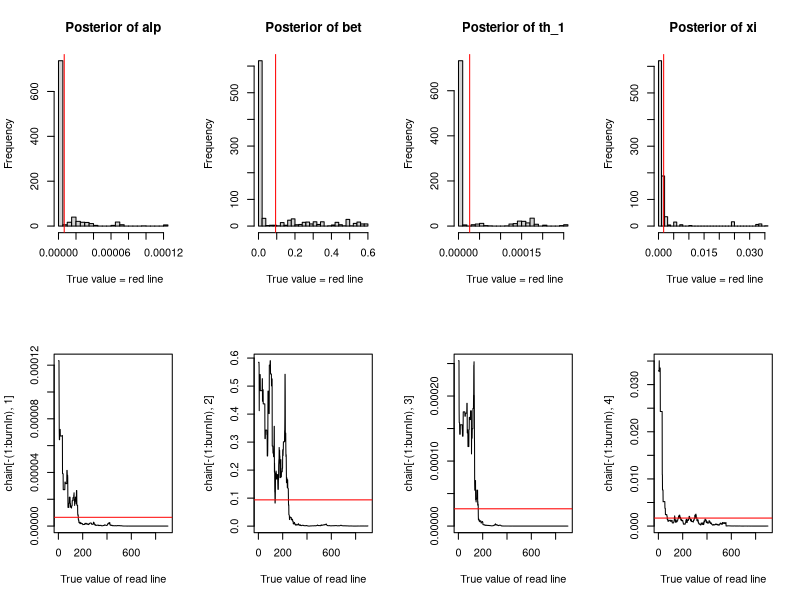

Write the R code that produced this figure.
#OUBMCIR
rm(list=ls())
library(ape)
library(phytools)
library(corpcor)
library(stringi)
library(MCMCpack)
##given tree of n taxa,response,predictor.dataset,interaction,model
##output everything
#--------------------------------------------------------------------
CovRes<-function(x,n=n,G=G,distG=distG,one=one,response=response,pred.dataset=pred.dataset){
  alp<-x[1]
  bet<-x[2]
  th_1<-x[3]
  xi<-x[4]
  y_0<-0
  th_0<-0
  sig_0<-0
  sig1<-compute.optimal.sigma(model.params = x , response=response, pred.dataset=pred.dataset,G=G,opt.model=NULL)
  cov_yi_yj<-array(0,c(n,n))
  cov_y_th<-array(0,c(n,n))
  cov_thi_thj<-array(0,c(n,n))
  b1_hat<-array(0,c(n,n))
  cov_ri_rj<-array(0,c(n,n))
  for(i in 1:n){
    for(j in 1:n){



    if(bet!=2*alp){
    cov_yi_yj[i,j] <-
    sig1^2*G[i,j]*(exp(1/2*alp*distG[i,j]) - 1)^2*exp(-alp*distG[i,j]) -
    2*((th_0*(exp(alp*G[i,j]) - 1) + y_0)*th_0*exp(-alp*G[i,j]) -
    ((alp*exp(alp*G[i,j]) - alp)*th_0^2 + alp*th_0*y_0 + sig1^2 +
    (alp*sig1^2*G[i,j] - sig1^2)*exp(alp*G[i,j]))*exp(-alp*G[i,j])/alp)*(exp(1/2*alp*distG[i,j]) - 1) -
    1/4*(4*(th_0*(exp(alp*G[i,j]) - 1) + y_0)^2*exp(-2*alp*G[i,j]) -
    (4*(2*(2*alp^2*bet^2 - alp*bet^3)*th_1^2*exp(bet*G[i,j]) -
    (4*alp^3*bet - alp*bet^3)*th_1*exp(bet*G[i,j]) + (2*alp^3*bet -
    alp^2*bet^2)*exp(bet*G[i,j]))*y_0^2*exp(2*bet*G[i,j]*th_1) -
    8*(2*(2*alp^2*bet^2 - alp*bet^3 - (2*alp^2*bet^2 -
    alp*bet^3)*exp(alp*G[i,j]))*th_0*th_1^2*exp(bet*G[i,j]) - (4*alp^3*bet
    - alp*bet^3 - (4*alp^3*bet -
    alp*bet^3)*exp(alp*G[i,j]))*th_0*th_1*exp(bet*G[i,j]) + (2*alp^3*bet -
    alp^2*bet^2 - (2*alp^3*bet -
    alp^2*bet^2)*exp(alp*G[i,j]))*th_0*exp(bet*G[i,j]))*y_0*exp(2*bet*G[i,j]*th_1
    ) - 2*(2*alp^2*bet - alp*bet^2 + 2*(2*alp^2*bet -
    alp*bet^2)*sig_0^2 - 2*(2*alp^2*bet -
    alp*bet^2)*sig_0)*th_1*exp(2*alp*G[i,j] + bet*G[i,j]) -
    (4*alp^2*sig_0*xi^2*exp(2*alp*G[i,j]) +
    4*(2*alp*bet^2*exp(2*alp*G[i,j]) - (bet^3 + (2*alp*bet^2 -
    bet^3)*exp(2*alp*G[i,j]))*exp(bet*G[i,j]))*th_1^3 - 4*(2*alp^3*bet -
    alp^2*bet^2 + (2*alp^3*bet - alp^2*bet^2)*exp(2*alp*G[i,j]) -
    2*(2*alp^3*bet - alp^2*bet^2)*exp(alp*G[i,j]))*th_0^2*exp(bet*G[i,j])
    - 2*(4*(2*alp^2*bet^2 - alp*bet^3 + (2*alp^2*bet^2 -
    alp*bet^3)*exp(2*alp*G[i,j]) - 2*(2*alp^2*bet^2 -
    alp*bet^3)*exp(alp*G[i,j]))*th_0^2*exp(bet*G[i,j]) +
    2*(2*alp*bet^2*sig_0 - alp*bet*xi^2 +
    2*alp^2*bet)*exp(2*alp*G[i,j]) - (4*alp*bet^2*sig_0 -
    bet^2*xi^2 - 8*(2*alp*bet^2 - bet^3)*sig1^2*exp(alp*G[i,j]) +
    bet^3 + 2*(2*alp*bet^2 - bet^3)*sig1^2 - (4*(2*alp^2*bet^2
    - alp*bet^3)*sig1^2*G[i,j] - 4*alp^2*bet + bet^3 -
    6*(2*alp*bet^2 - bet^3)*sig1^2 + (2*alp*bet -
    bet^2)*xi^2)*exp(2*alp*G[i,j]))*exp(bet*G[i,j]))*th_1^2 +
    (4*(4*alp^3*bet - alp*bet^3 + (4*alp^3*bet -
    alp*bet^3)*exp(2*alp*G[i,j]) - 2*(4*alp^3*bet -
    alp*bet^3)*exp(alp*G[i,j]))*th_0^2*exp(bet*G[i,j]) +
    4*(2*alp^2*bet*sig_0 - (alp*bet*sig_0 +
    alp^2)*xi^2)*exp(2*alp*G[i,j]) - (4*alp*bet^2*sig_0 -
    8*(4*alp^2*bet - bet^3)*sig1^2*exp(alp*G[i,j]) + 4*(2*alp^2*bet
    - alp*bet^2)*sig_0^2 + 2*(4*alp^2*bet - bet^3)*sig1^2 -
    (4*alp*bet*sig_0 + bet^2)*xi^2 - (4*(4*alp^3*bet -
    alp*bet^3)*sig1^2*G[i,j] - 4*alp^2*bet + 2*alp*bet^2 -
    6*(4*alp^2*bet - bet^3)*sig1^2 + (4*alp^2 -
    bet^2)*xi^2)*exp(2*alp*G[i,j]))*exp(bet*G[i,j]))*th_1 -
    (2*alp*bet*sig_0*xi^2 + 8*(2*alp^2*bet -
    alp*bet^2)*sig1^2*exp(alp*G[i,j]) - 2*(2*alp^2*bet -
    alp*bet^2)*sig_0^2 - 2*(2*alp^2*bet - alp*bet^2)*sig1^2 +
    (4*(2*alp^3*bet - alp^2*bet^2)*sig1^2*G[i,j] - 6*(2*alp^2*bet -
    alp*bet^2)*sig1^2 + (2*alp^2 -
    alp*bet)*xi^2)*exp(2*alp*G[i,j]))*exp(bet*G[i,j]))*exp(2*bet*G[i,j]*th_1)
    + (2*(2*alp^2*bet - alp*bet^2)*sig_0^2 - (2*alp^2 -
    alp*bet - 2*(2*alp^2 - alp*bet)*sig_0)*xi^2)*exp(2*alp*G[i,j]
    + bet*G[i,j]))*exp(-2*bet*G[i,j]*th_1)/(2*(2*alp^2*bet^2 -
    alp*bet^3)*th_1^2*exp(2*alp*G[i,j] + bet*G[i,j]) - (4*alp^3*bet -
    alp*bet^3)*th_1*exp(2*alp*G[i,j] + bet*G[i,j]) + (2*alp^3*bet -
    alp^2*bet^2)*exp(2*alp*G[i,j] + bet*G[i,j]))) *exp(alp*distG[i,j])
}


    cov_y_th[i,j] <-
    -(th_0*(exp(alp*G[i,j]) - 1) + y_0)*th_0*exp(-alp*G[i,j]) +
    ((alp*exp(alp*G[i,j]) - alp)*th_0^2 + alp*th_0*y_0 + sig1^2 +
    (alp*sig1^2*G[i,j] - sig1^2)*exp(alp*G[i,j]))*exp(-alp*G[i,j])/alp

    cov_thi_thj[i,j] <-
    sig1^2*G[i,j]
if(distG[i,j]<10^(-10)){b1_hat[i,j]<-0}else{
    b1_hat[i,j] <-
    -((th_0*(exp(alp*distG[i,j]/2) - 1) + y_0)*th_0*exp(-alp*distG[i,j]/2) -
    ((alp*exp(alp*distG[i,j]/2) - alp)*th_0^2 + alp*th_0*y_0 + sig1^2 +
    (alp*distG[i,j]/2*sig1^2 -
    sig1^2)*exp(alp*distG[i,j]/2))*exp(-alp*distG[i,j]/2)/alp)/(distG[i,j]/2*sig1^2)
}
    cov_ri_rj[i,j]<-
      cov_yi_yj[i,j]-2*b1_hat[i,j]*cov_y_th[i,j]+(b1_hat[i,j])^2*cov_thi_thj[i,j]
      }#end of j loop
  }#end of i loop
    return(cov_ri_rj)
}# end of CovRes function
#-------------------------------------------------------------------------------
NegLogLike<-function(x,regb=regb,n=n,G=G,distG=distG,one=one,response=response,pred.dataset=pred.dataset,dsm=dsm){
  badval<-(0.5)*.Machine$double.xmax
  alp<-x[1]
  bet<-x[2]
  th_1<-x[3]
   xi<-x[4]

  p_est<-c(alp,bet,th_1,xi)
  #print(p_est)
  V<-CovRes(p_est,n=n,G=G,distG=distG,one=one,response=response,pred.dataset=pred.dataset)
  #V<-as.matrix(nearPD(V)$mat)
  #CovRes(p_est,n=n,G=G,distG=distG,one=one,response=response,predictor=predictor)

  #regb[2]<-b1
  #put reg b here modified
  negloglike<-n/2*log(2*pi)+1/2*log(abs(det(V)))
  negloglike<-negloglike+1/2*t(response-dsm%*%regb)%*%pseudoinverse(V)%*%(response-dsm%*%regb)
  #print(negloglike)
  #print(c(alp,sig,negloglike))
  if(alp<0 || alp>100 || xi<0 || !is.finite(negloglike) || bet<0 || bet>100 || negloglike <= -1000){
      return(badval)
  }
  return(negloglike[1])
}#Neglog
#-------------------------------------------------------------------------------
#sim.dsm.oubmcir
sim.dsm.oubmcir<-function(model.params,pred.dataset=pred.dataset,x.tre=x.tre){
  alp<-model.params[1]
  bet<-model.params[2]
  th_1<-model.params[3]
  xi<-model.params[4]
  #b1<-x[3]

  n<-dim(pred.dataset)[1]
  one<-array(1,c(n,1))
  #print(one)
  second<-phyloCorrectFactor.OUBMCIR(c(alp,bet,th_1,xi),pred.dataset = pred.dataset,x.tre=x.tre)*pred.dataset
  return(second)
}
#-------------------------------------------------------------------------------
phyloCorrectFactor.OUBMCIR<-function(model.params, pred.params=pred.params, pred.dataset=pred.dataset,x.tre=x.tre){
  alp<-model.params[1]
  bet<-model.params[2]
  th_1<-model.params[3]
  xi<-model.params[4]

  rho_y_th<-0
  y_0<-0
  th_0<-0
  tree.vcv<-vcv(x.tre)
  sig1<-compute.optimal.sigma(model.params, pred.int.params = predictor.dataset.estimate$b_ini[1:dim(pred.dataset)[2]], pred.params.mtx = predictor.dataset.estimate$pred.params.mtx,pred.int.dataset=predictor.dataset.estimate$pred.int.dataset, G=G , opt.model = NULL)
  trh<-max(tree.vcv) #tree height
  cov_y_th <- -(th_0*(exp(alp*trh) - 1) + y_0)*th_0*exp(-alp*trh) +
    ((alp*exp(alp*trh) - alp)*th_0^2 + alp*th_0*y_0 + sig1^2 + (alp*sig1^2*trh - sig1^2)*exp(alp*trh))*exp(-alp*trh)/alp
  var_th <- sig1^2*trh
  return(c(cov_y_th/var_th))
}
#--------------------------------------r_sq&AICc-------------------------------------------
r_sq<-function(b_est=b_est,est_V=est_V,dsm=dsm,pred.dataset=pred.dataset,response=response){
  one<-array(1,c(length(response),1))
  inv_V_est<-pseudoinverse(est_V)
  mean_response<-(t(one)%*%inv_V_est%*%response)/sum(inv_V_est)
  SST<-t(response-c(mean_response))%*%inv_V_est%*%(response-c(mean_response))
  SSE<-t(response-dsm%*%b_est)%*%inv_V_est%*%(response-dsm%*%b_est)
  return((SST-SSE)/SST)
}

AICc<-function(n,k,negloglike){
  AIC<-2*k+negloglike
  AICc<-AIC+ 2*k*(k+1)/(n-k-1)
  return(AICc)
}
full.pred.dataset.estimate<-function(pred.dataset=pred.dataset,int.vars=int.vars, response=response){
  pred.names<-colnames(pred.dataset)
  for(j in 1 : dim(int.vars)[2]){
    int_j1 <- which(colnames(pred.dataset) == int.vars[j,][1])
    int_j2 <- which(colnames(pred.dataset) == int.vars[j,][2])
    pred.int_j12 <- matrix(pred.dataset[,int_j1]*pred.dataset[,int_j2],ncol=1)
    pred.int.dataset <- cbind(pred.int.dataset,pred.int_j12)
    temp.names <- paste(colnames(pred.dataset)[int_j1],colnames(pred.dataset)[int_j2],sep ="")
    pred.names = c(pred.names,temp.names)
  }
  colnames(pred.int.dataset)<-pred.names
  b_ini <- pseudoinverse(t(pred.int.dataset)%*%pred.int.dataset)%*%t(pred.int.dataset)%*%response
  rownames(b_ini) <- pred.names
  prdc <- sum(stri_length(colnames(pred.int.dataset)) == 1)
  pred.params.mtx <- array(0,c(prdc,prdc))
  colnames(pred.params.mtx)<-rownames(pred.params.mtx)<-pred.names[1:prdc]
  for(i in 1:(prdc-1)){
    for(j in i:prdc){
      if (i != j){
        cri.int<- rownames(b_ini) == paste(pred.names[i],pred.names[j],sep = "")
        if(any(cri.int)){
          pred.params.mtx[i,j]<-b_ini[which(cri.int),1]
          pred.params.mtx[j,i]<-pred.params.mtx[i,j]
        }
      }
    }
  }
  return( list(pred.int.dataset=pred.int.dataset, b_ini=b_ini, pred.params.mtx=pred.params.mtx))
}

#-------------------------------------------------------------------

compute.optimal.sigma <- function(model.params = model.params , response=response, pred.dataset=pred.dataset,G=G,opt.model=NULL){

    bet <- model.params[2]
    V<- (1/(2*bet))*(1-exp(-2*bet*max(G)))*exp(-2*bet*(max(G)-G))
    inv.V<-pseudoinverse(V)

  #prdc <- sum(stri_length(colnames(pred.dataset)) == 1)
  n<-dim(G)[1]
  one<-array(1,c(n,1))
  inv.G<-pseudoinverse(G)
  sig1<-0
  v.pred.array<-NULL
  b_est<- pseudoinverse(t(pred.dataset)%*%pred.dataset)%*%t(pred.dataset)%*%response

  for(bIndex in 1 : dim(pred.dataset)[2]){

      temp.m.pred <- c(t(one)%*%inv.V%*%pred.dataset[,bIndex])
      temp.m.pred <- c(temp.m.pred/(t(one)%*%inv.V%*%one))
      temp.v.pred <- t(pred.dataset[,bIndex] - temp.m.pred*one)%*%inv.V%*%(pred.dataset[,bIndex] - temp.m.pred*one)/n

    sig1<-sig1 + b_est[bIndex]*temp.v.pred
    }
    return(sig1)
}
#--------------------------------------------------------------------------------
prior<-function(model.params, pred.params){
  alp<-model.params[1]
  bet<-model.params[2]
  th_1<-model.params[3]
  xi<-model.params[4]
  #alpprior<- -dgamma(x=alp,shape=1,log=TRUE)
  #sigprior<- -dinvgamma(x=sig, shape=1,log=TRUE)
  #predprior<-dnorm(pred.params, mean=0,sd=0.001 ,log=TRUE)
  alpprior<- -dunif(x=alp,min=0,max=100,log=TRUE)
  betprior<- -dunif(x=bet,min=0,max=100,log=TRUE)
  th_1prior<- -dunif(x=th_1,min=0,max=100,log=TRUE)
  xiprior<- -dunif(x=xi,min=0,max=100,log=TRUE)
  predprior<- sum(-dunif(pred.params, min=-50,max=50 ,log=TRUE))
  return(alpprior + betprior + th_1prior + xiprior + predprior)
  }

posterior <- function(model.params=model.params, pred.params=pred.params, n=n, G=G, distG=distG, one=one,response=response,pred.dataset=pred.dataset,dsm=dsm){

#  print( prior(model.params,pred.params)  )
  return(NegLogLike(x=model.params,regb=b_ini, n=n, G=G,distG=distG,one=one,response=response,pred.dataset=pred.dataset,dsm=dsm)+ prior(model.params,pred.params))
  }


proposalfunction<-function(model.params, pred.params){
  alp<-model.params[1]
  bet<-model.params[2]
  th_1<-model.params[3]
  xi<-model.params[4]
  pps.alp<-rnorm(1,mean=alp,sd= alp/5)
  pps.bet<-rnorm(1,mean=bet,sd= bet/5)
  pps.th_1<-rnorm(1,mean=th_1,sd= th_1/5)
  pps.xi<-rnorm(1,mean=xi,sd=xi/5)
  pps.pred.params<-rnorm(length(pred.params),mean=pred.params,sd=abs(pred.params/5))
  return(c(abs(pps.alp), abs(pps.bet), abs(pps.th_1), abs(pps.xi), pps.pred.params))
  }


#iterations<-1000
run_metropolis_MCMC<-function(startvalue,iterations){
  chain=array(0,c(iterations+1,length(startvalue) ))
  chain[1,] <-startvalue
  for(i in 1:iterations){
    if(i%%500==0){print(i)}
    proposal<-proposalfunction(model.params=chain[i,1:4], pred.params=chain[i,5:length(startvalue)])
    probab<-exp(posterior(model.params=proposal[1:4], pred.params=proposal[5:length(proposal)], n=n, G=G, distG=distG, one=one,response=response,pred.dataset=pred.dataset,dsm=dsm)-posterior( model.params=chain[i,1:4], pred.params=chain[i,5:length(proposal)], n=n, G=G, distG=distG, one=one,response=response,pred.dataset=pred.dataset,dsm=dsm))
#probab
    if(runif(1)< probab){
      chain[i+1,]<-proposal
    }else{
      chain[i+1,]<-chain[i,]
    }
  #print(round(chain[i,],2))
  }
  return(mcmc(chain))
}
#-----------------------------test--------------------------------------
tree.size <- 7
num.pred <- 3
x.tre<-tree <- pbtree(n = tree.size,scale = 1)
#plot(tree)
#opt.model<-"OU"
#G<-vcv(x.tre)
response <- matrix(rnorm(tree.size),ncol = 1)
pred.dataset <- matrix(rnorm(tree.size*num.pred),ncol = num.pred)
opt.model.params<-0.2 #bet
# x <- c(5,6)
pred.int.dataset <- pred.dataset
pred.names<-colnames(pred.dataset) <- c("a","b","c")
int.vars <- matrix(c("a","b","c","c"),c(2,2))
predictor.dataset.estimate <- full.pred.dataset.estimate(pred.dataset=pred.dataset,int.vars=int.vars,response=response)
predictor.dataset.estimate

G<-vcv(x.tre)
distG<-2*(max(G)-G)
n<-dim(G)[1]
one<-array(1,c(n,1))
solveG<-solve(G)

dsm<-cbind(pred.dataset)#design matrix for initial estimate of b

b_ini<- solve(t(dsm)%*%dsm)%*%t(dsm)%*%response
regb <- b_ini

alpha0<-rexp(1,rate=5)
beta0<-rexp(1,rate=5)
th_10<-rexp(1,rate=50)
xi0<-rinvgamma(n=1,  shape= 1.1)

p0<-c(alpha0, beta0, th_10, xi0)
p0
#model.params <- p0
# c(rnorm(1),rexp(1))
# c(runif(1),runif(1))
print(compute.optimal.sigma(model.params = p0 , response=response, pred.dataset=pred.dataset,G=G,opt.model = NULL))
print(NegLogLike(x=p0,regb=b_ini,n=n,G=G,distG=distG,one=one,response=response,pred.dataset=pred.dataset,dsm=dsm))

startvalue<- c(alpha0,beta0,th_10,xi0,b_ini)
chain<-run_metropolis_MCMC(startvalue,1000)
#setwd("~/Dropbox/FCU/Teaching/Mentoring/2017Spring/TerryLai/R_code/maincode/")
#save.image("test_round2.RData")

#load("test_round2.RData")
burnIn<-100
acceptance <- 1- mean(duplicated(chain[-(1:burnIn),]))
print(acceptance)

par(mfrow=c(2,4))
hist(chain[-(1:burnIn),1],nclass=30, main="Posterior of alp", xlab= " True value = red line")
abline(v=mean(chain[-(1:burnIn),1]),col="red")

hist(chain[-(1:burnIn),2],nclass=30, main="Posterior of bet", xlab= " True value = red line")
abline(v=mean(chain[-(1:burnIn),2]),col="red")

hist(chain[-(1:burnIn),3],nclass=30, main="Posterior of th_1", xlab= " True value = red line")
abline(v=mean(chain[-(1:burnIn),3]),col="red")

hist(chain[-(1:burnIn),4],nclass=30, main="Posterior of xi", xlab= " True value = red line")
abline(v=mean(chain[-(1:burnIn),4]),col="red")


plot(chain[-(1:burnIn),1],type="l",xlab="True value of read line")
abline(h=mean(chain[-(1:burnIn),1]), col="red")

plot(chain[-(1:burnIn),2],type="l",xlab="True value of read line")
abline(h=mean(chain[-(1:burnIn),2]), col="red")

plot(chain[-(1:burnIn),3],type="l",xlab="True value of read line")
abline(h=mean(chain[-(1:burnIn),3]), col="red")

plot(chain[-(1:burnIn),4],type="l",xlab="True value of read line")
abline(h=mean(chain[-(1:burnIn),4]), col="red")
